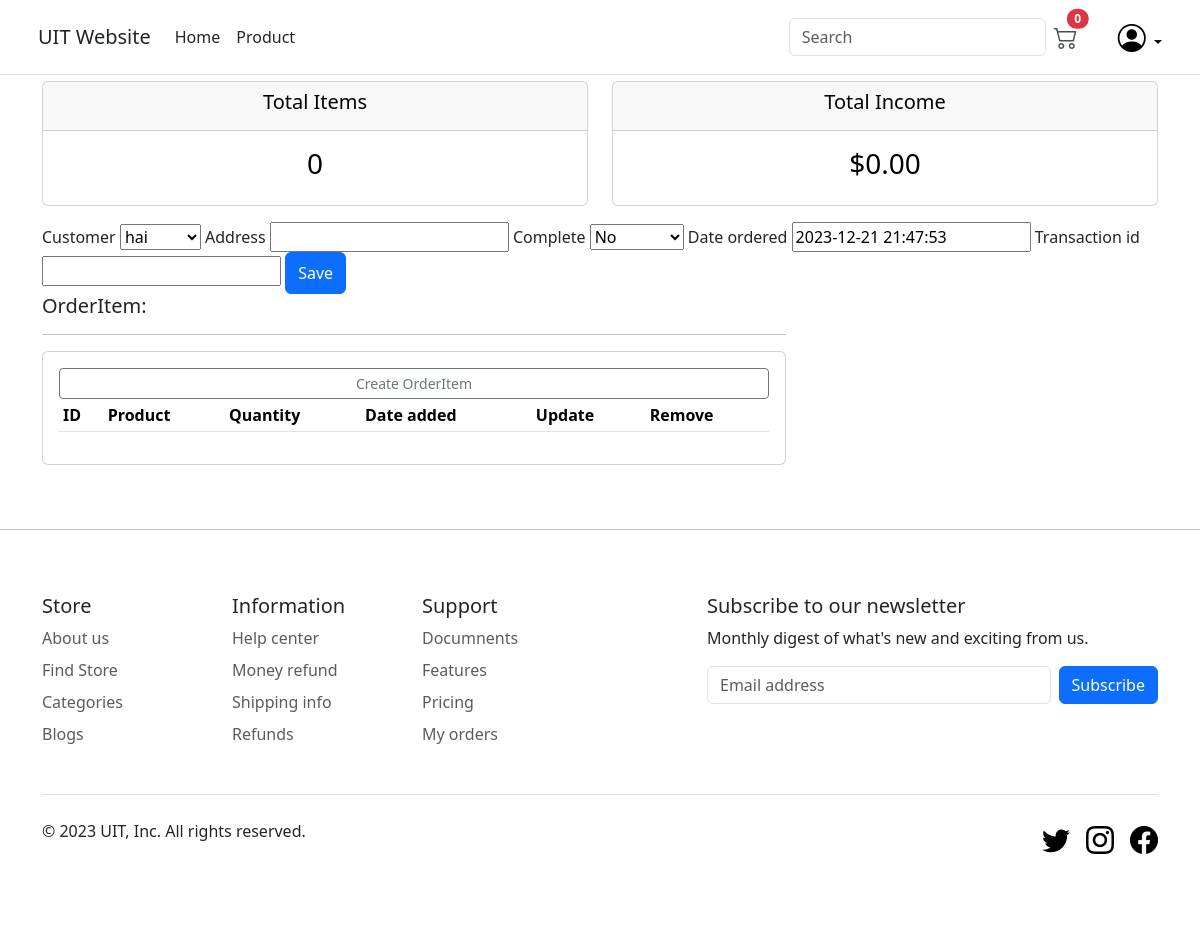
Page /update_order/14 (signed in) on the earlier database version.
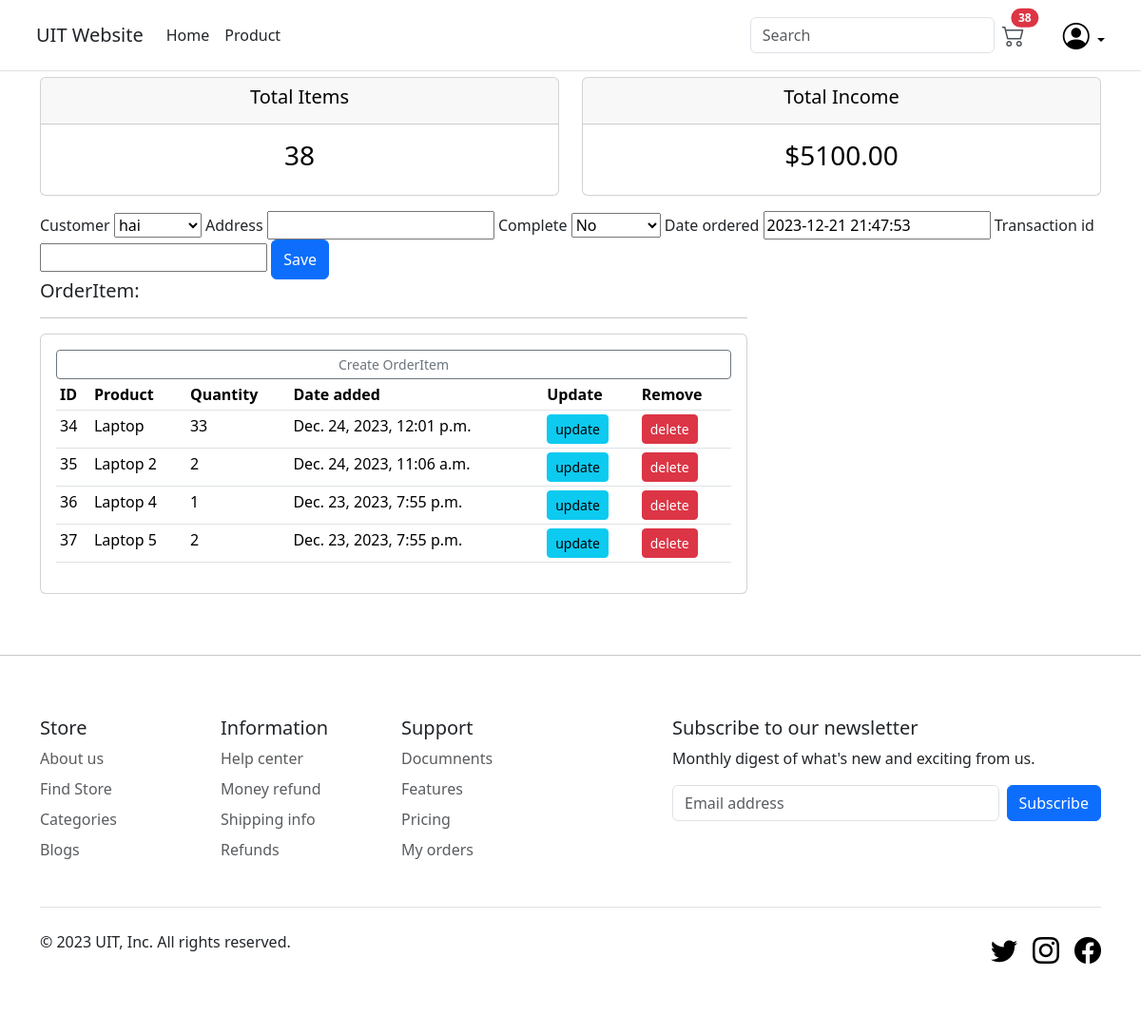
Same page on the later database version.
### main/models.py (models this page shows, shortened)
class Order(models.Model):
    customer = models.ForeignKey(Customer, on_delete=models.CASCADE, blank=True,null=True)
    address = models.CharField(max_length=200, null=True)
    complete = models.BooleanField(default=False, null=True, blank=False)
    date_ordered = models.DateTimeField(default=datetime.datetime.now())
    transaction_id = models.CharField(max_length=200, null=True)
    @property
    def get_cart_total(self):
        total=0
        orderitems = self.orderitem_set.all()
        for item in orderitems:
            total += item.get_total
        return total
    @property
    def get_cart_items(self):
        total=0
        orderitems = self.orderitem_set.all()
        for item in orderitems:
            total += item.quantity
        return total

class OrderItem(models.Model):
    product = models.ForeignKey(Product, on_delete=models.CASCADE, blank=True,null=True)
    order = models.ForeignKey(Order, on_delete=models.CASCADE, blank=True,null=True)
    quantity = models.IntegerField(default=0, null=True, blank=True)
    date_added = models.DateTimeField(default=datetime.datetime.now())
    @property
    def get_total(self):
        total = 0
        total = self.product.price * self.quantity
        return total

class Product(models.Model):
    name = models.CharField(max_length=200, null=True)
    price = models.DecimalField(max_digits=9, decimal_places=2)
    description = models.CharField(max_length=1000, null=True)
    image = models.ImageField(default="", null=True, blank=True)
    type = models.CharField(max_length=200, null=True)
    slug = models.SlugField(default="", null=False, unique=True)
    def __str__(self):
        return self.name

### main/decorators.py (the view)
        def wraper_func(request, *args, **kwargs):
            if request.user.groups.exists():
                for group in request.user.groups.all():
                    if group.name in allowed_roles:
                        return view_func(request, *args, **kwargs)
                    else:
                        return HttpResponse('You are not authorize to view this page')
            else:
                return HttpResponse('You are not authorize to view this page')

### main/forms.py
class OrderForm(ModelForm):
    class Meta:
        model = Order
        fields = '__all__'

### main/models.py (called while the page is built)
    def __str__(self):
        return self.name

### main/views.py (called while the page is built)
@login_required(login_url='login')
@allowed_users(allowed_roles=['admin'])
def updateOrder(request, pk):   # admin update
    order = Order.objects.get(id=pk)
    form = OrderForm(instance=order)
    orderitems = order.orderitem_set.all()
    if request.method == 'POST':
        form = OrderForm(request.POST, instance=order)
        if form.is_valid():  # validate data
            form.save()
            return redirect('admin')
    context = {
        'form': form,
        'orderitems': orderitems,
        'order': order
    }
    return render(request, 'main/order_form.html', context)

### main/templates/main/order_form.html (shortened to what this page needs)
{% extends "main/base.html" %}
{% load static %}
{% block content %}
<div class="row">
    <div class="col">
        <div class="col-md">
            <div class="card text-center text-black mb-3" id="total-orders">
                <div class="card-header">
                    <h5 class="card-title">Total Items</h5>
                </div>
                <div class="card-body">
                    <h3 class="card-title">{{order.get_cart_items}}</h3>
                </div>
            </div>
        </div>
    </div>
    <div class="col">
        <div class="col-md">
            <div class="card text-center text-black mb-3" id="total-orders">
                <div class="card-header">
                    <h5 class="card-title">Total Income</h5>
                </div>
                <div class="card-body">
                    <h3 class="card-title">${{order.get_cart_total|floatformat:2}}</h3>
                </div>
            </div>
        </div>
    </div>
</div>
<form method="POST" action="">
    {{form.customer.label}}
    {{form.customer}}
    {{form.address.label}}
    {{form.address}}
    {{form.complete.label}}
    {{form.complete}}
    {{form.date_ordered.label}}
    {{form.date_ordered}}
    {{form.transaction_id.label}}
    {{form.transaction_id}}
    <button class="btn btn-primary w-10 py-2" type="submit" value="Save">Save</button>
</form>
<div class="row">
    <div class="col">
        <div class="col-md-8">
            <h5>OrderItem:</h5>
            <hr>
            <div class="card card-body">
                <a class="btn btn-outline-secondary btn-sm btn-block" href="{% url 'create_orderitem' %}">Create OrderItem</a>
                <table class="table table-sm">
                    <tr>
                        <th>ID</th>
                        <th>Product</th>
                        <th>Quantity</th>
                        <th>Date added</th>
                        <th>Update</th>
                        <th>Remove</th>
                    </tr>
                    {% for orderitem in orderitems %}
                    <tr>
                        <td>{{orderitem.id}}</td>
                        <td>{{orderitem.product}}</td>
                        <td>{{orderitem.quantity}}</td>
                        <td>{{orderitem.date_added}}</td>
                        <td><a class="btn btn-sm btn-info" href="{% url 'update_orderitem' orderitem.id %}">update</a></td>
                        <td><a class="btn btn-sm btn-danger" href="{% url 'delete_orderitem' orderitem.id %}">delete</a></td>
                    </tr>
                    {% endfor %}
                </table>
            </div>
        </div>
    </div>
</div>
{% endblock content %}

### main/templates/main/base.html (shortened to what this page needs)
<!DOCTYPE html>
{% load static %}
<html>
<head>
  <link href="https://cdn.jsdelivr.net/npm/bootstrap@5.3.2/dist/css/bootstrap.min.css" rel="stylesheet"
>
  <link rel="stylesheet" href="https://cdn.jsdelivr.net/npm/bootstrap-icons@1.11.2/font/bootstrap-icons.min.css">
</head>
<body>
  <nav class="navbar navbar-expand-md fixed-top bg-white border-bottom">
    <div class="container p-2">
      <a href="{% url 'home' %}"
        class="align-items-center mb-2 mb-lg-0 text-decoration-none text-dark navbar-brand fs-5">
        UIT Website
      </a>
      <div class="collapse navbar-collapse" id="navbarCollapse">
        <ul class="navbar-nav me-auto mb-2 mb-md-0">
          <li class="nav-item"><a href="{% url 'home' %}" class="nav-link text-dark px-2">Home</a></li>
          <li class="nav-item"><a href="{% url 'home' %}" class="nav-link text-dark px-2">Product</a></li>
        </ul>
        <form class="d-flex" role="search">
          <input class="form-control me-2" type="search" placeholder="Search" aria-label="Search">
        </form>
      </div>
      <a class="position-relative me-3 text-dark-emphasis d-none d-md-block" href="{% url 'cart' %}">
        <i class="bi bi-cart2 fs-4"></i>
        <span class="position-absolute top-0 start-100 translate-middle badge rounded-pill bg-danger">
          {{order.get_cart_items}}
        </span>
      </a>
      {% if request.user.is_authenticated == False %}
      <a href="{% url 'login' %}" class="d-block link-body-emphasis text-decoration-none text-dark-emphasis">
        <i class="bi bi-person-circle fs-3"></i>
      </a>
      {% else %}
      <div class="dropdown text-end ms-4">
        <a href="#" class="d-block link-body-emphasis text-decoration-none dropdown-toggle" data-bs-toggle="dropdown"
          aria-expanded="false">
          <i class="bi bi-person-circle fs-3"></i>
        </a>
      </div>
      {% endif %}
    </div>
  </nav>
  <main class="container">
    <div class="py-5">
      {% block content %}
      {% endblock content %}
    </div>
  </main>
  <hr>
  <div class="container">
    <footer class="py-5">
      <div class="row">
        <div class="col-6 col-md-2 mb-3">
          <h5>Store</h5>
          <ul class="nav flex-column">
            <li class="nav-item mb-2"><a href="#" class="nav-link p-0 text-body-secondary">About us</a></li>
            <li class="nav-item mb-2"><a href="#" class="nav-link p-0 text-body-secondary">Find Store</a></li>
            <li class="nav-item mb-2"><a href="#" class="nav-link p-0 text-body-secondary">Categories</a></li>
            <li class="nav-item mb-2"><a href="#" class="nav-link p-0 text-body-secondary">Blogs</a></li>
          </ul>
        </div>
        <div class="col-6 col-md-2 mb-3">
          <h5>Information</h5>
          <ul class="nav flex-column">
            <li class="nav-item mb-2"><a href="#" class="nav-link p-0 text-body-secondary">Help center</a></li>
            <li class="nav-item mb-2"><a href="#" class="nav-link p-0 text-body-secondary">Money refund</a></li>
            <li class="nav-item mb-2"><a href="#" class="nav-link p-0 text-body-secondary">Shipping info</a></li>
            <li class="nav-item mb-2"><a href="#" class="nav-link p-0 text-body-secondary">Refunds</a></li>
          </ul>
        </div>
        <div class="col-6 col-md-2 mb-3">
          <h5>Support</h5>
          <ul class="nav flex-column">
            <li class="nav-item mb-2"><a href="#" class="nav-link p-0 text-body-secondary">Documnents</a></li>
            <li class="nav-item mb-2"><a href="#" class="nav-link p-0 text-body-secondary">Features</a></li>
            <li class="nav-item mb-2"><a href="#" class="nav-link p-0 text-body-secondary">Pricing</a></li>
            <li class="nav-item mb-2"><a href="#" class="nav-link p-0 text-body-secondary">My orders</a></li>
          </ul>
        </div>
        <div class="col-md-5 offset-md-1 mb-3">
          <form>
            <h5>Subscribe to our newsletter</h5>
            <p>Monthly digest of what's new and exciting from us.</p>
            <div class="d-flex flex-column flex-sm-row w-100 gap-2">
              <input id="newsletter1" type="text" class="form-control" placeholder="Email address">
              <button class="btn btn-primary" type="button">Subscribe</button>
            </div>
          </form>
        </div>
      </div>
      <div class="d-flex flex-column flex-sm-row justify-content-between py-4 my-4 border-top">
        <p>© 2023 UIT, Inc. All rights reserved.</p>
        <ul class="list-unstyled d-flex fs-3">
          <li class="ms-3"><a class="link-body-emphasis" href="#"><i class="bi bi-twitter"></i></a></li>
          <li class="ms-3"><a class="link-body-emphasis" href="#"><i class="bi bi-instagram"></i></a></li>
          <li class="ms-3"><a class="link-body-emphasis" href="#"><i class="bi bi-facebook"></i></a></li>
        </ul>
      </div>
    </footer>
  </div>
</body>
</html>

Differences in the rows shown:
computed for Order "hai": get_cart_items "0" → "38"; get_cart_total "0.00" → "5100.00"
added OrderItem: id "34", product "Laptop", quantity "33", date_added "Dec. 24, 2023, 12:01 p.m."
added OrderItem: id "35", product "Laptop 2", quantity "2", date_added "Dec. 24, 2023, 11:06 a.m."
added OrderItem: id "36", product "Laptop 4", quantity "1", date_added "Dec. 23, 2023, 7:55 p.m."
added OrderItem: id "37", product "Laptop 5", quantity "2", date_added "Dec. 23, 2023, 7:55 p.m."
